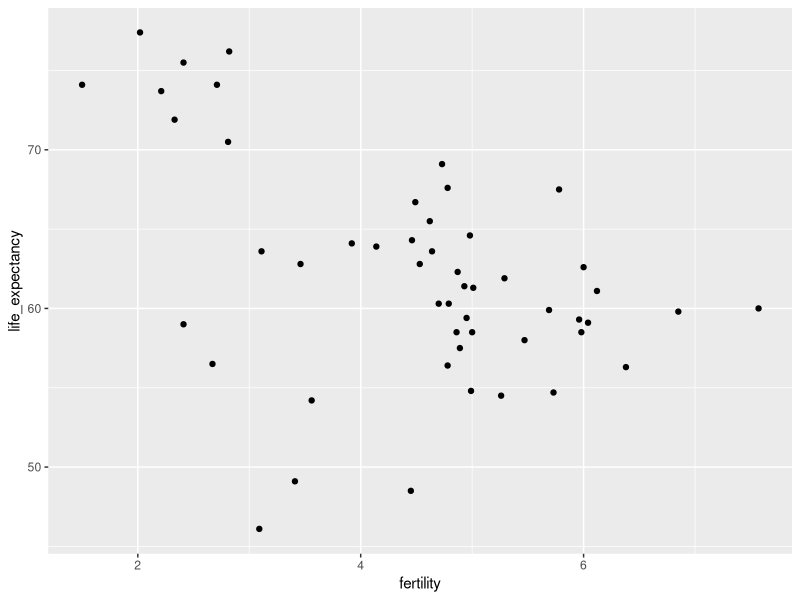
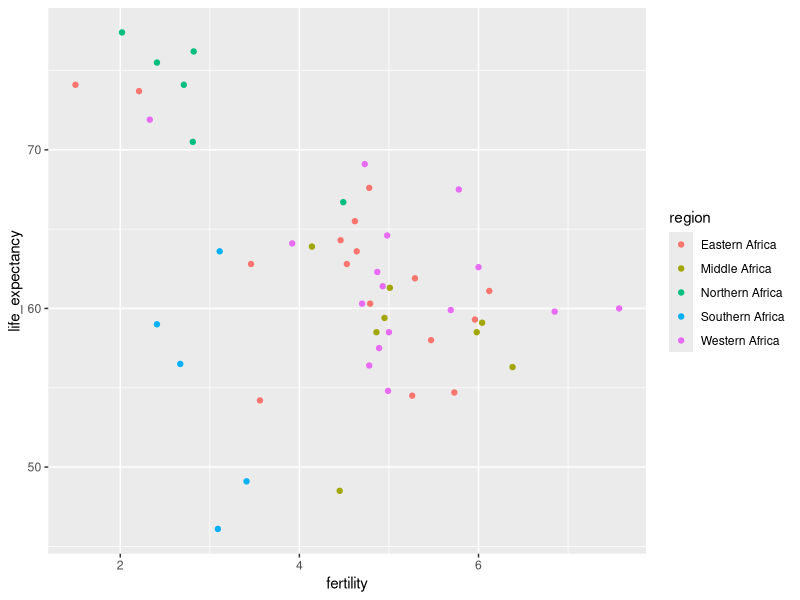
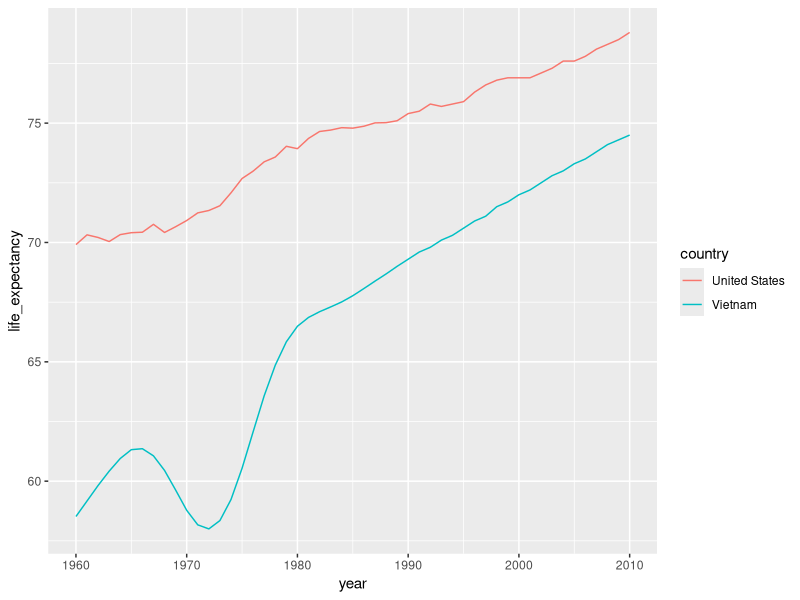
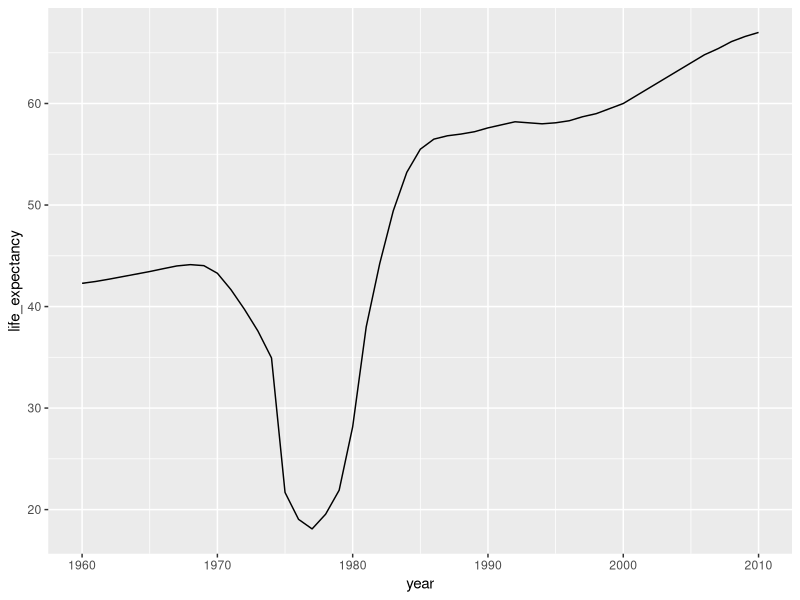
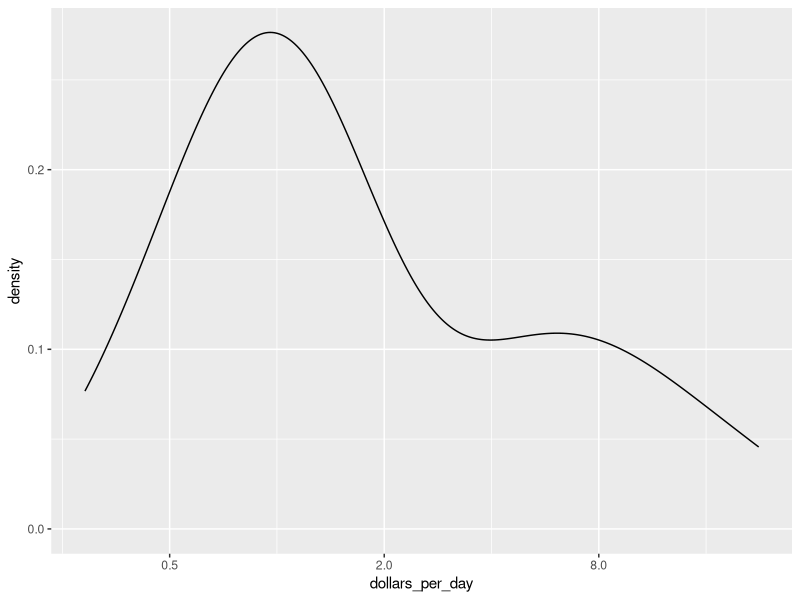
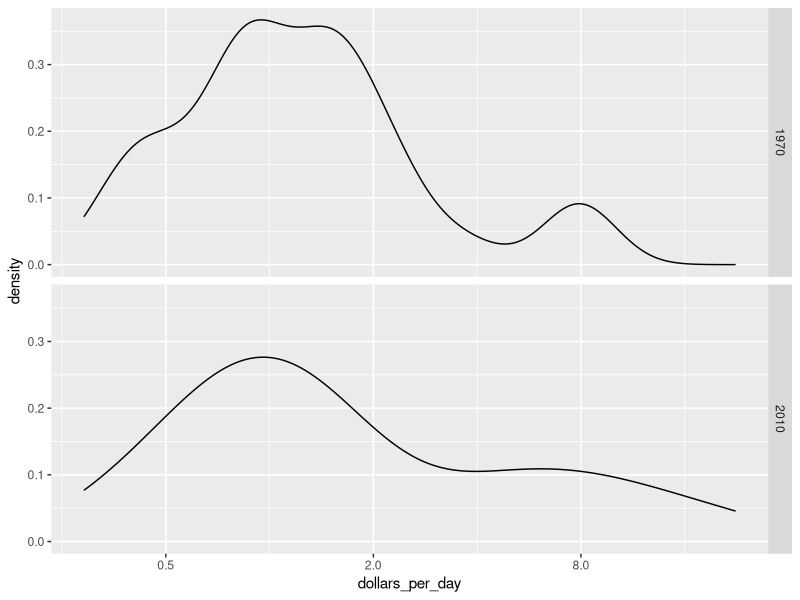

The R source for these figures, in order:
library(dplyr)
library(ggplot2)
library(dslabs)
data(gapminder)

## fill out the missing parts in filter and aes
gapminder %>% filter(year == 2012 & continent == "Africa") %>% ggplot(aes(fertility, life_expectancy )) +
  geom_point()

## adding colour per region
gapminder %>% 
  filter(year == 2012 & continent == "Africa") %>%
  ggplot(aes(fertility, life_expectancy, color = region)) +
  geom_point()

#Create a table showing the country and region for the African countries (use select) that in 2012 had fertility rates of 3 or less and life expectancies of at least 70
df <- gapminder %>% 
  filter(year == 2012 & fertility <= 3 & life_expectancy >= 70 & continent == "Africa") %>% 
  select(country, region) %>%
  distinct()

#Use filter to create a table with data for the years from 1960 to 2010 in Vietnam and the United States
tab <- gapminder %>% 
  filter(year %in% c(1960:2010) & country %in% c("Vietnam", "United States"))

# code for your plot goes here - the data table is stored as `tab`

p <- tab %>% 
  ggplot(aes(year, life_expectancy, color = country)) +
  geom_line()
p

#Use a single line of code to create a time series plot from 1960 to 2010 of life expectancy vs year for Cambodia
gapminder %>% 
  filter(year %in% c(1960:2010) & country == "Cambodia") %>%
  ggplot(aes(year, life_expectancy)) + 
  geom_line()

#Now we are going to calculate and plot dollars per day for African countries in 2010 using GDP data
daydollars <- gapminder %>%
  mutate(dollars_per_day = gdp/population/365)%>%
  filter(continent == "Africa" & year == 2010 & !is.na(dollars_per_day))

#Create a smooth density plot of dollars per day from daydollars.
#Use scale_x_continuous to change the x-axis to a log (base 2) scale.
daydollars %>% 
  ggplot(aes(dollars_per_day))+
  geom_density()+
  scale_x_continuous(trans = "log2")


#Use facet_grid to show a different density plot for 1970 and 2010.
gapminder %>%
  mutate(dollars_per_day = gdp/population/365)%>%
  filter(continent == "Africa" & year %in% c(1970, 2010) & !is.na(dollars_per_day)) %>% 
  ggplot(aes(dollars_per_day))+ 
  geom_density()+ 
  scale_x_continuous(trans = "log2")+ 
  facet_grid(year ~ .)
